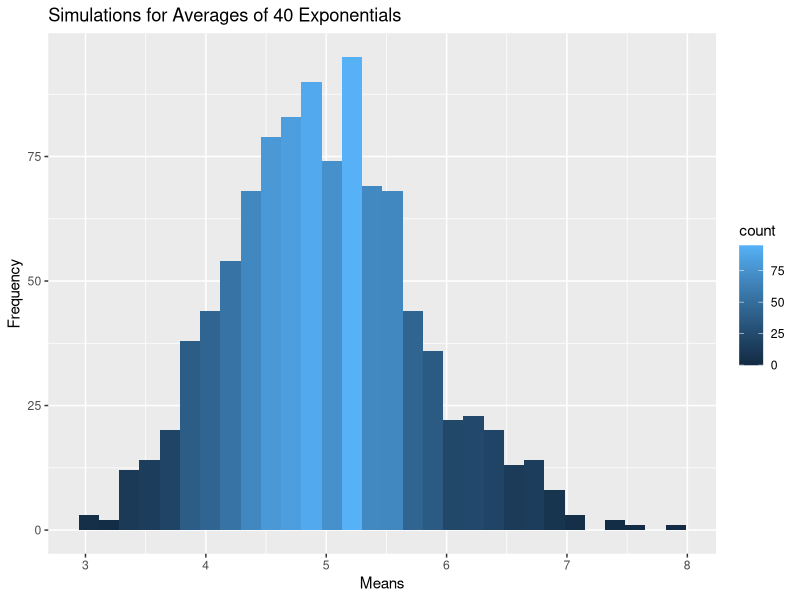

The R script that drew this image:
# loading necessary R packages
if(!require(ggplot2)){install.packages('ggplot2')}; library(ggplot2)

# parameters
set.seed(135)
lambda <- 0.2
n <- 40
sims <- 1:1000

# Simulate exponential distribution
main.means <- sapply(sims, 
         function(x) { 
           mean( rexp(n, lambda) ) 
         })

population <- data.frame(x=main.means)

# Plot the histogram
ggplot(population, aes(x=x)) + 
  geom_histogram(aes(y=..count.., fill=..count..), bins = 30) +
  labs( 
    title="Simulations for Averages of 40 Exponentials", 
    y="Frequency", 
    x="Means")
